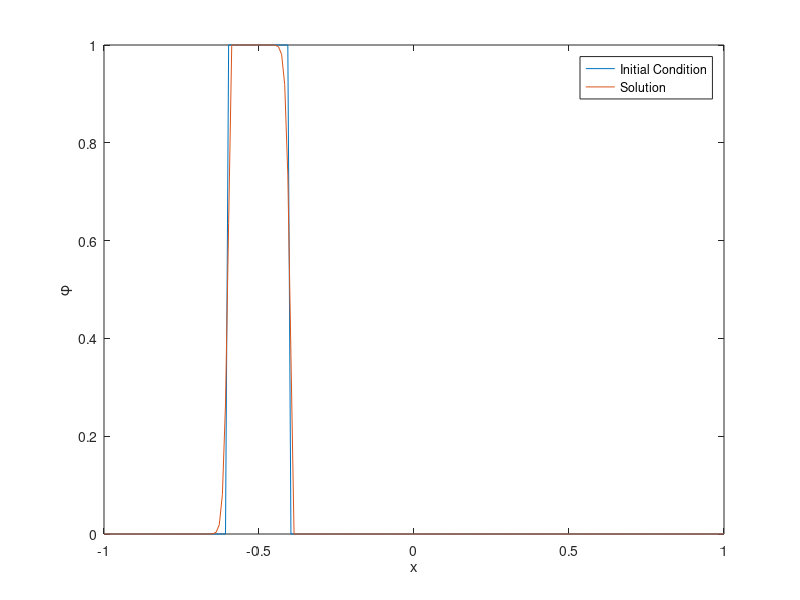

Source code (MATLAB):
% -------------------------------------------------------------------------
% VERY SIMPLE FIRST APPROACH
% Upwind in space + Explicit Euler in time + Initial condition square wave
% -------------------------------------------------------------------------

a = 1;            
x_min = -1;         
x_max = 1;         
n_cells = 200;   
x = linspace(x_min, x_max, n_cells);

dx = (x_max-x_min)/(n_cells-1);  
dt = 0.01;

% Courant
C = a*dt/dx; % like this or should I define dt based on C that I know is stable?

% Initial condition
phi_0 = (x >= -0.6) & (x <= -0.4);
phi = phi_0;   
phi_new = phi;

figure;
plot(x, phi_0,'DisplayName','Initial Condition'); 
hold on;
eachplot = plot(x, phi,'DisplayName','Solution');
legend show;
xlabel('x'); 
ylabel('\phi');

% is 1 revolution 2??? 
% Upwind in space and explicit euler in time + periodic BC
for i = 0:dt:2
    phi_new = phi - a*dt/dx * (phi-[phi(end),phi(1:end-1)]);
    phi = phi_new;
    
    set(eachplot, 'YData', phi);
    drawnow;

end

% figure;
% plot(x, phi_0); 
% hold on;
% plot(x, phi_new);
% legend('Initial condition', 'After one revolution');
% xlabel('x'); 
% ylabel('\phi');





